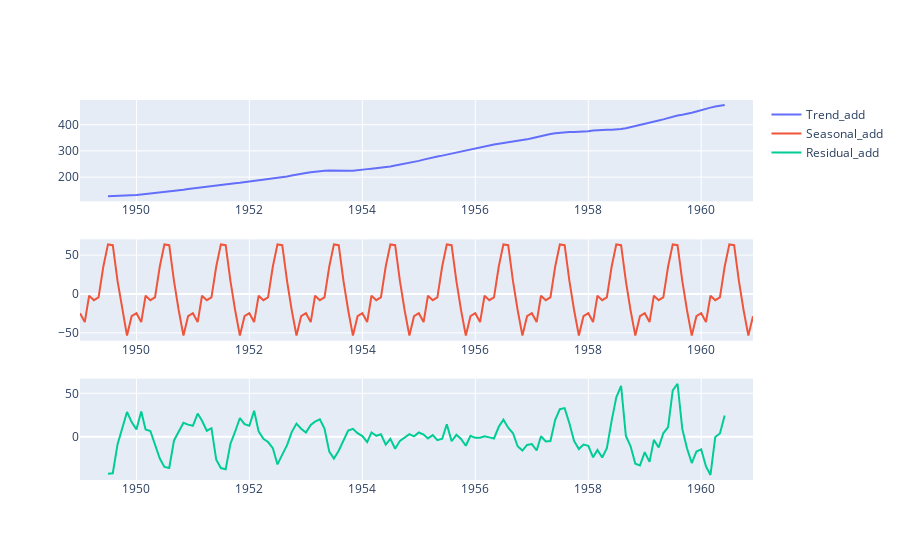

Notebook code cell kept with this figure:
### Code cell
fig = make_subplots(rows= 3, cols = 1)

fig.append_trace(Scatter(x = result.trend.index,
                        y = result.trend.values,
                        name = 'Trend_add'),
                row = 1, col = 1)
fig.append_trace(Scatter(x = result.seasonal.index,
                        y = result.seasonal.values,
                        name = 'Seasonal_add'),
                row = 2, col = 1)
fig.append_trace(Scatter(x = result.resid.index,
                        y = result.resid.values,
                        name = 'Residual_add'),
                row = 3, col = 1)
fig.show()

### Figure 1 — Plotly figure (JSON) as saved in the notebook; plotly's stock layout.template omitted (floating-point values rounded to 4 significant figures; data arrays with more than 128 entries replaced by an {"elided": "..."} marker saying what was removed)
{"data": [{"name": "Trend_add", "type": "scatter", "x": {"elided": "144 str values"}, "xaxis": "x", "y": {"elided": "144 float values"}, "yaxis": "y"}, {"name": "Seasonal_add", "type": "scatter", "x": {"elided": "144 str values"}, "xaxis": "x2", "y": {"elided": "144 float values"}, "yaxis": "y2"}, {"name": "Residual_add", "type": "scatter", "x": {"elided": "144 str values"}, "xaxis": "x3", "y": {"elided": "144 float values"}, "yaxis": "y3"}], "layout": {"xaxis": {"anchor": "y", "domain": [0, 1]}, "xaxis2": {"anchor": "y2", "domain": [0, 1]}, "xaxis3": {"anchor": "y3", "domain": [0, 1]}, "yaxis": {"anchor": "x", "domain": [0.7333, 1]}, "yaxis2": {"anchor": "x2", "domain": [0.3667, 0.6333]}, "yaxis3": {"anchor": "x3", "domain": [0, 0.2667]}}}
